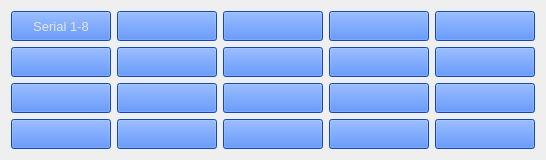
     <widget class="QWidget" name="DirectIO">
      <attribute name="title">
       <string>Direct I/O</string>
      </attribute>
      <layout class="QGridLayout" name="gridLayout_4">
       <item row="0" column="0">
        <widget class="PyDMRelatedDisplayButton" name="PyDMRelatedDisplayButton_63">
         <property name="minimumSize">
          <size>
           <width>100</width>
           <height>30</height>
          </size>
         </property>
         <property name="font">
          <font>
           <pointsize>10</pointsize>
          </font>
         </property>
         <property name="toolTip">
          <string/>
         </property>
         <property name="styleSheet">
          <string notr="true">color: rgb(228, 228, 228);
background-color: rgb(25, 102, 255);</string>
         </property>
         <property name="text">
          <string>Serial 1-8</string>
         </property>
         <property name="filenames" stdset="0">
          <stringlist>
           <string>asynOctet.ui</string>
           <string>asynOctet.ui</string>
           <string>asynOctet.ui</string>
           <string>asynOctet.ui</string>
           <string>asynOctet.ui</string>
           <string>asynOctet.ui</string>
           <string>asynOctet.ui</string>
           <string>asynOctet.ui</string>
          </stringlist>
         </property>
         <property name="titles" stdset="0">
          <stringlist>
           <string>asyn record serial1</string>
           <string>asyn record serial2</string>
           <string>asyn record serial3</string>
           <string>asyn record serial4</string>
           <string>asyn record serial5</string>
           <string>asyn record serial6</string>
           <string>asyn record serial7</string>
           <string>asyn record serial8</string>
          </stringlist>
         </property>
         <property name="showIcon" stdset="0">
          <bool>false</bool>
         </property>
         <property name="macros" stdset="0">
          <stringlist>
           <string>P=4dh4:,R=asyn_1</string>
           <string>P=4dh4:,R=asyn_2</string>
           <string>P=4dh4:,R=asyn_3</string>
           <string>P=4dh4:,R=asyn_4</string>
           <string>P=4dh4:,R=asyn_5</string>
           <string>P=4dh4:,R=asyn_6</string>
           <string>P=4dh4:,R=asyn_7</string>
           <string>P=4dh4:,R=asyn_8</string>
          </stringlist>
         </property>
         <property name="openInNewWindow" stdset="0">
          <bool>true</bool>
         </property>
        </widget>
       </item>
       <item row="0" column="1">
        <widget class="PyDMRelatedDisplayButton" name="PyDMRelatedDisplayButton_68">
         <property name="minimumSize">
          <size>
           <width>100</width>
           <height>30</height>
          </size>
         </property>
         <property name="font">
          <font>
           <pointsize>10</pointsize>
          </font>
         </property>
         <property name="toolTip">
          <string/>
         </property>
         <property name="styleSheet">
          <string notr="true">color: rgb(228, 228, 228);
background-color: rgb(25, 102, 255);</string>
         </property>
         <property name="showIcon" stdset="0">
          <bool>false</bool>
         </property>
         <property name="openInNewWindow" stdset="0">
          <bool>true</bool>
         </property>
        </widget>
       </item>
       <item row="0" column="2">
        <widget class="PyDMRelatedDisplayButton" name="PyDMRelatedDisplayButton_73">
         <property name="minimumSize">
          <size>
           <width>100</width>
           <height>30</height>
          </size>
         </property>
         <property name="font">
          <font>
           <pointsize>10</pointsize>
          </font>
         </property>
         <property name="toolTip">
          <string/>
         </property>
         <property name="styleSheet">
          <string notr="true">color: rgb(228, 228, 228);
background-color: rgb(25, 102, 255);</string>
         </property>
         <property name="showIcon" stdset="0">
          <bool>false</bool>
         </property>
         <property name="openInNewWindow" stdset="0">
          <bool>true</bool>
         </property>
        </widget>
       </item>
       <item row="0" column="3">
        <widget class="PyDMRelatedDisplayButton" name="PyDMRelatedDisplayButton_78">
         <property name="minimumSize">
          <size>
           <width>100</width>
           <height>30</height>
          </size>
         </property>
         <property name="font">
          <font>
           <pointsize>10</pointsize>
          </font>
         </property>
         <property name="toolTip">
          <string/>
         </property>
         <property name="styleSheet">
          <string notr="true">color: rgb(228, 228, 228);
background-color: rgb(25, 102, 255);</string>
         </property>
         <property name="showIcon" stdset="0">
          <bool>false</bool>
         </property>
         <property name="openInNewWindow" stdset="0">
          <bool>true</bool>
         </property>
        </widget>
       </item>
       <item row="0" column="4">
        <widget class="PyDMRelatedDisplayButton" name="PyDMRelatedDisplayButton_81">
         <property name="minimumSize">
          <size>
           <width>100</width>
           <height>30</height>
          </size>
         </property>
         <property name="font">
          <font>
           <pointsize>10</pointsize>
          </font>
         </property>
         <property name="toolTip">
          <string/>
         </property>
         <property name="styleSheet">
          <string notr="true">color: rgb(228, 228, 228);
background-color: rgb(25, 102, 255);</string>
         </property>
         <property name="showIcon" stdset="0">
          <bool>false</bool>
         </property>
         <property name="openInNewWindow" stdset="0">
          <bool>true</bool>
         </property>
        </widget>
       </item>
       <item row="1" column="0">
        <widget class="PyDMRelatedDisplayButton" name="PyDMRelatedDisplayButton_64">
         <property name="minimumSize">
          <size>
           <width>100</width>
           <height>30</height>
          </size>
         </property>
         <property name="font">
          <font>
           <pointsize>10</pointsize>
          </font>
         </property>
         <property name="toolTip">
          <string/>
         </property>
         <property name="styleSheet">
          <string notr="true">color: rgb(228, 228, 228);
background-color: rgb(25, 102, 255);</string>
         </property>
         <property name="showIcon" stdset="0">
          <bool>false</bool>
         </property>
         <property name="openInNewWindow" stdset="0">
          <bool>true</bool>
         </property>
        </widget>
       </item>
       <item row="1" column="1">
        <widget class="PyDMRelatedDisplayButton" name="PyDMRelatedDisplayButton_67">
         <property name="minimumSize">
          <size>
           <width>100</width>
           <height>30</height>
          </size>
         </property>
         <property name="font">
          <font>
           <pointsize>10</pointsize>
          </font>
         </property>
         <property name="toolTip">
          <string/>
         </property>
         <property name="styleSheet">
          <string notr="true">color: rgb(228, 228, 228);
background-color: rgb(25, 102, 255);</string>
         </property>
         <property name="showIcon" stdset="0">
          <bool>false</bool>
         </property>
         <property name="openInNewWindow" stdset="0">
          <bool>true</bool>
         </property>
        </widget>
       </item>
       <item row="1" column="2">
        <widget class="PyDMRelatedDisplayButton" name="PyDMRelatedDisplayButton_72">
         <property name="minimumSize">
          <size>
           <width>100</width>
           <height>30</height>
          </size>
         </property>
         <property name="font">
          <font>
           <pointsize>10</pointsize>
          </font>
         </property>
         <property name="toolTip">
          <string/>
         </property>
         <property name="styleSheet">
          <string notr="true">color: rgb(228, 228, 228);
background-color: rgb(25, 102, 255);</string>
         </property>
         <property name="showIcon" stdset="0">
          <bool>false</bool>
         </property>
         <property name="openInNewWindow" stdset="0">
          <bool>true</bool>
         </property>
        </widget>
       </item>
       <item row="1" column="3">
        <widget class="PyDMRelatedDisplayButton" name="PyDMRelatedDisplayButton_71">
         <property name="minimumSize">
          <size>
           <width>100</width>
           <height>30</height>
          </size>
         </property>
         <property name="font">
          <font>
           <pointsize>10</pointsize>
          </font>
         </property>
         <property name="toolTip">
          <string/>
         </property>
         <property name="styleSheet">
          <string notr="true">color: rgb(228, 228, 228);
background-color: rgb(25, 102, 255);</string>
         </property>
         <property name="showIcon" stdset="0">
          <bool>false</bool>
         </property>
         <property name="openInNewWindow" stdset="0">
          <bool>true</bool>
         </property>
        </widget>
       </item>
       <item row="1" column="4">
        <widget class="PyDMRelatedDisplayButton" name="PyDMRelatedDisplayButton_82">
         <property name="minimumSize">
          <size>
           <width>100</width>
           <height>30</height>
          </size>
         </property>
         <property name="font">
          <font>
           <pointsize>10</pointsize>
          </font>
         </property>
         <property name="toolTip">
          <string/>
         </property>
         <property name="styleSheet">
          <string notr="true">color: rgb(228, 228, 228);
background-color: rgb(25, 102, 255);</string>
         </property>
         <property name="showIcon" stdset="0">
          <bool>false</bool>
         </property>
         <property name="openInNewWindow" stdset="0">
          <bool>true</bool>
         </property>
        </widget>
       </item>
       <item row="2" column="0">
        <widget class="PyDMRelatedDisplayButton" name="PyDMRelatedDisplayButton_66">
         <property name="minimumSize">
          <size>
           <width>100</width>
           <height>30</height>
          </size>
         </property>
         <property name="font">
          <font>
           <pointsize>10</pointsize>
          </font>
         </property>
         <property name="toolTip">
          <string/>
         </property>
         <property name="styleSheet">
          <string notr="true">color: rgb(228, 228, 228);
background-color: rgb(25, 102, 255);</string>
         </property>
         <property name="showIcon" stdset="0">
          <bool>false</bool>
         </property>
         <property name="openInNewWindow" stdset="0">
          <bool>true</bool>
         </property>
        </widget>
       </item>
       <item row="2" column="1">
        <widget class="PyDMRelatedDisplayButton" name="PyDMRelatedDisplayButton_69">
         <property name="minimumSize">
          <size>
           <width>100</width>
           <height>30</height>
          </size>
         </property>
         <property name="font">
          <font>
           <pointsize>10</pointsize>
          </font>
         </property>
         <property name="toolTip">
          <string/>
         </property>
         <property name="styleSheet">
          <string notr="true">color: rgb(228, 228, 228);
background-color: rgb(25, 102, 255);</string>
         </property>
         <property name="showIcon" stdset="0">
          <bool>false</bool>
         </property>
         <property name="openInNewWindow" stdset="0">
          <bool>true</bool>
         </property>
        </widget>
       </item>
       <item row="2" column="2">
        <widget class="PyDMRelatedDisplayButton" name="PyDMRelatedDisplayButton_74">
         <property name="minimumSize">
          <size>
           <width>100</width>
           <height>30</height>
          </size>
         </property>
         <property name="font">
          <font>
           <pointsize>10</pointsize>
          </font>
         </property>
         <property name="toolTip">
          <string/>
         </property>
         <property name="styleSheet">
          <string notr="true">color: rgb(228, 228, 228);
background-color: rgb(25, 102, 255);</string>
         </property>
         <property name="showIcon" stdset="0">
          <bool>false</bool>
         </property>
         <property name="openInNewWindow" stdset="0">
          <bool>true</bool>
         </property>
        </widget>
       </item>
       <item row="2" column="3">
        <widget class="PyDMRelatedDisplayButton" name="PyDMRelatedDisplayButton_77">
         <property name="minimumSize">
          <size>
           <width>100</width>
           <height>30</height>
          </size>
         </property>
         <property name="font">
          <font>
           <pointsize>10</pointsize>
          </font>
         </property>
         <property name="toolTip">
          <string/>
         </property>
         <property name="styleSheet">
          <string notr="true">color: rgb(228, 228, 228);
background-color: rgb(25, 102, 255);</string>
         </property>
         <property name="showIcon" stdset="0">
          <bool>false</bool>
         </property>
         <property name="openInNewWindow" stdset="0">
          <bool>true</bool>
         </property>
        </widget>
       </item>
       <item row="2" column="4">
        <widget class="PyDMRelatedDisplayButton" name="PyDMRelatedDisplayButton_79">
         <property name="minimumSize">
          <size>
           <width>100</width>
           <height>30</height>
          </size>
         </property>
         <property name="font">
          <font>
           <pointsize>10</pointsize>
          </font>
         </property>
         <property name="toolTip">
          <string/>
         </property>
         <property name="styleSheet">
          <string notr="true">color: rgb(228, 228, 228);
background-color: rgb(25, 102, 255);</string>
         </property>
         <property name="showIcon" stdset="0">
          <bool>false</bool>
         </property>
         <property name="openInNewWindow" stdset="0">
          <bool>true</bool>
         </property>
        </widget>
       </item>
       <item row="3" column="0">
        <widget class="PyDMRelatedDisplayButton" name="PyDMRelatedDisplayButton_65">
         <property name="minimumSize">
          <size>
           <width>100</width>
           <height>30</height>
          </size>
         </property>
         <property name="font">
          <font>
           <pointsize>10</pointsize>
          </font>
         </property>
         <property name="toolTip">
          <string/>
         </property>
         <property name="styleSheet">
          <string notr="true">color: rgb(228, 228, 228);
background-color: rgb(25, 102, 255);</string>
         </property>
         <property name="showIcon" stdset="0">
          <bool>false</bool>
         </property>
         <property name="openInNewWindow" stdset="0">
          <bool>true</bool>
         </property>
        </widget>
       </item>
       <item row="3" column="1">
        <widget class="PyDMRelatedDisplayButton" name="PyDMRelatedDisplayButton_70">
         <property name="minimumSize">
          <size>
           <width>100</width>
           <height>30</height>
          </size>
         </property>
         <property name="font">
          <font>
           <pointsize>10</pointsize>
          </font>
         </property>
         <property name="toolTip">
          <string/>
         </property>
         <property name="styleSheet">
          <string notr="true">color: rgb(228, 228, 228);
background-color: rgb(25, 102, 255);</string>
         </property>
         <property name="showIcon" stdset="0">
          <bool>false</bool>
         </property>
         <property name="openInNewWindow" stdset="0">
          <bool>true</bool>
         </property>
        </widget>
       </item>
       <item row="3" column="2">
        <widget class="PyDMRelatedDisplayButton" name="PyDMRelatedDisplayButton_76">
         <property name="minimumSize">
          <size>
           <width>100</width>
           <height>30</height>
          </size>
         </property>
         <property name="font">
          <font>
           <pointsize>10</pointsize>
          </font>
         </property>
         <property name="toolTip">
          <string/>
         </property>
         <property name="styleSheet">
          <string notr="true">color: rgb(228, 228, 228);
background-color: rgb(25, 102, 255);</string>
         </property>
         <property name="showIcon" stdset="0">
          <bool>false</bool>
         </property>
         <property name="openInNewWindow" stdset="0">
          <bool>true</bool>
         </property>
        </widget>
       </item>
       <item row="3" column="3">
        <widget class="PyDMRelatedDisplayButton" name="PyDMRelatedDisplayButton_75">
         <property name="minimumSize">
          <size>
           <width>100</width>
           <height>30</height>
          </size>
         </property>
         <property name="font">
          <font>
           <pointsize>10</pointsize>
          </font>
         </property>
         <property name="toolTip">
          <string/>
         </property>
         <property name="styleSheet">
          <string notr="true">color: rgb(228, 228, 228);
background-color: rgb(25, 102, 255);</string>
         </property>
         <property name="showIcon" stdset="0">
          <bool>false</bool>
         </property>
         <property name="openInNewWindow" stdset="0">
          <bool>true</bool>
         </property>
        </widget>
       </item>
       <item row="3" column="4">
        <widget class="PyDMRelatedDisplayButton" name="PyDMRelatedDisplayButton_80">
         <property name="minimumSize">
          <size>
           <width>100</width>
           <height>30</height>
          </size>
         </property>
         <property name="font">
          <font>
           <pointsize>10</pointsize>
          </font>
         </property>
         <property name="toolTip">
          <string/>
         </property>
         <property name="styleSheet">
          <string notr="true">color: rgb(228, 228, 228);
background-color: rgb(25, 102, 255);</string>
         </property>
         <property name="showIcon" stdset="0">
          <bool>false</bool>
         </property>
         <property name="openInNewWindow" stdset="0">
          <bool>true</bool>
         </property>
        </widget>
       </item>
      </layout>
     </widget>
